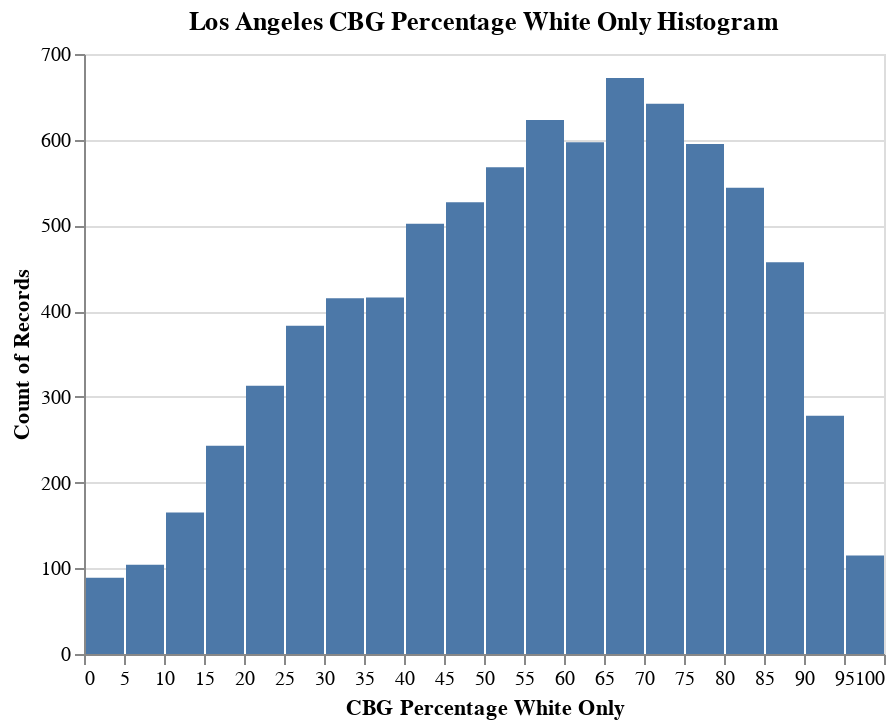

Notebook code for this chart:
### Code cell
alt.Chart(race_df, title='Los Angeles CBG Percentage White Only Histogram').mark_bar().encode(
    x=alt.X('perc_whiteonly:Q', bin=alt.Bin(maxbins=20), title='CBG Percentage White Only'),
    y="count()"
).interactive()

### Figure 1 — Vega-Lite specification as saved in the notebook (floating-point values rounded to 4 significant figures; data arrays with more than 128 entries replaced by an {"elided": "..."} marker saying what was removed)
{"config": {"view": {"continuousWidth": 400, "continuousHeight": 300}}, "data": {"name": "data-97489c7c35c4171eca300d81d44e1211"}, "mark": "bar", "encoding": {"x": {"type": "quantitative", "bin": {"maxbins": 20}, "field": "perc_whiteonly", "title": "CBG Percentage White Only"}, "y": {"type": "quantitative", "aggregate": "count"}}, "selection": {"selector002": {"type": "interval", "bind": "scales", "encodings": ["x", "y"]}}, "title": "Los Angeles CBG Percentage White Only Histogram", "$schema": "https://vega.github.io/schema/vega-lite/v4.8.1.json", "datasets": {"data-97489c7c35c4171eca300d81d44e1211": {"elided": "8248 records"}}}
